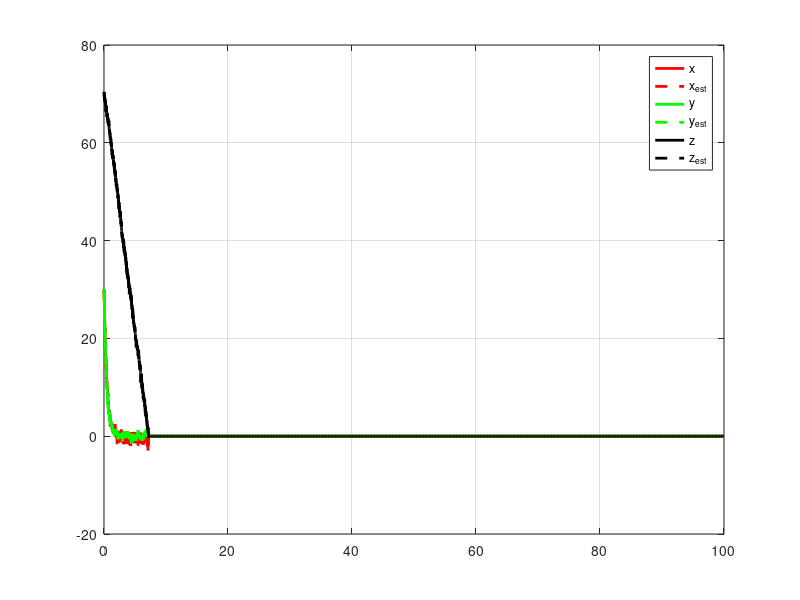
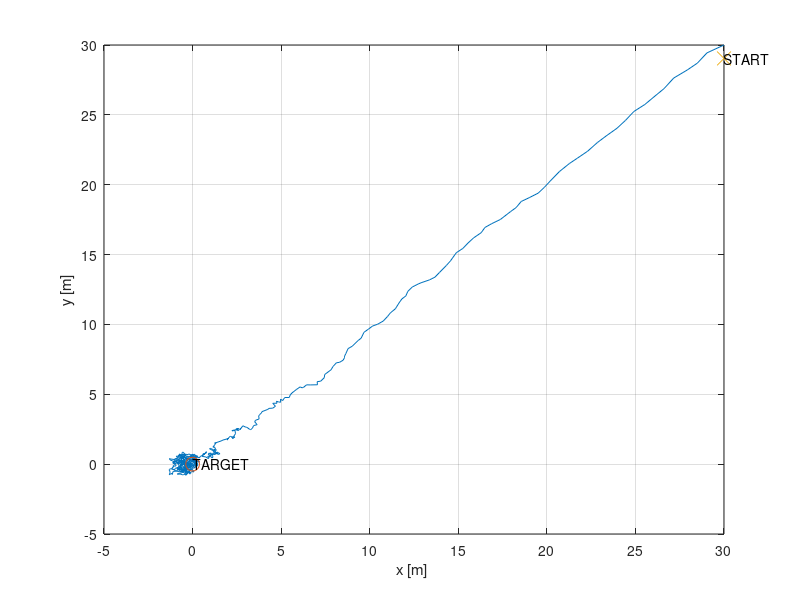
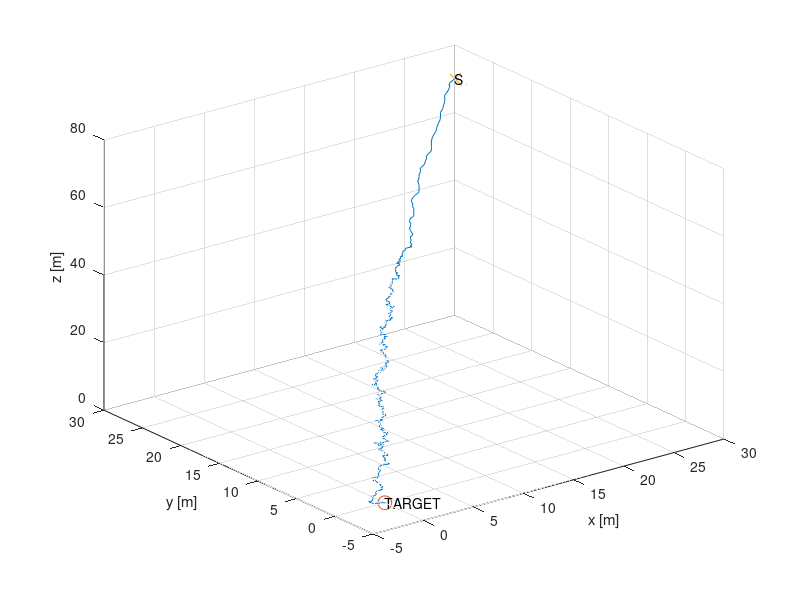
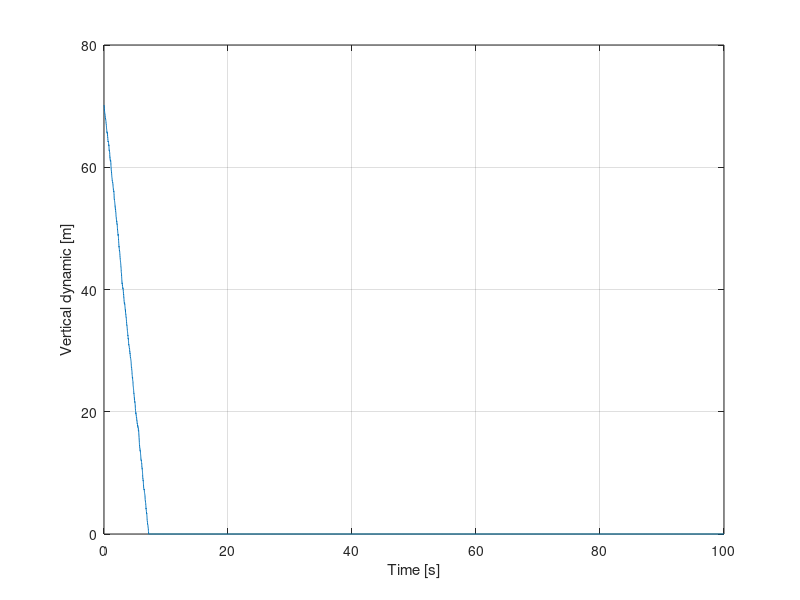

Source code (MATLAB) for these figures, in order:
clear all;
close all;
clc;

%% Initialization
set(0,'DefaultFigureWindowStyle','docked');
rng(3)

linewidth = 2;
marker_size = 10;

dt = 0.01; % [s]
sim_t = 100; % [s]
I = 1; % inertia
T = sim_t/dt; % number of iterations
t_vect = dt:dt:sim_t;
V_z = 10; % [m/s]

x = ones(3,T); % chute position
u = zeros(2,T); % input matrix
x(:, 1) = [30 30 70]; % initial state
x_est = zeros(3,T);
x_est(:,1) = x(:,1);
P_est = zeros(3,3);
target = [0,0,0]';

% State covariance matrix
R_GPS = rand(3,3)-0.5;
R_GPS = R_GPS*R_GPS'; % bisogna cambiare l'incertezza di theta perche rad

% Input covariance matrix
Q = (rand(2,2)-0.5);
Q = Q*Q';

% Distrubances covariance matrix
L = 5*(rand(4,4)-0.5);
L = L*L';

A = eye(3,3);
B = [dt 0;
     0 dt;
     0 0 ];
G = eye(3,3); % disturbances matrix 
G(:,4) = [0; 0 ;dt]; % add the input to the disturbances

%% LQR

S = 5*[1 0 0;
      0 1 0;
      0 0 1];
R = eye(2,2);
P = cell(1,T);
Sf = 10*[1 0 0;
      0 1 0;
      0 0 1];
P{T} = Sf;

% LQR algorithm
for i=T:-1:2
    P{i-1} = S+A'*P{i}*A-A'*P{i}*B*inv(R+B'*P{i}*B)*B'*P{i}*A;
end

%% Kalman Filter

for t=1:T-1
    nu(:,t) = 0.1*randn(4,1);
    nu(4,:) = -V_z;
    nu_unc(:,t) = nu(:,t) + mvnrnd([0;0;0;0], L)';  % noise on the non controllable inputs 

    % Optimal input
    K = inv(R+B'*P{t+1}*B)*B'*P{t+1}*A;
    u(:,t) = -K*(x_est(:,t)-target);

    % State Update
    x(:, t+1) = A*x(:,t)+B*u(:,t)+G*nu(:,t);
    
    % Predictions
    x_est(:, t+1) = A*x_est(:,t)+B*u(:,t)+G*nu_unc(:,t);
    P_est = A*P_est*A' + B*Q*B' + G*L*G';
    % Measurements update
    z_GPS = x(:,t+1) + mvnrnd([0;0;0], R_GPS)';
    Innovation = z_GPS - x_est(:,t+1);
    H_GPS = eye(3,3);
    % Updated Kalman estimates
    S_Inno = H_GPS*P_est*H_GPS' + R_GPS; % covariance of inno
    W = P_est*H_GPS'*inv(S_Inno); % kalman filter gain
    x_est(:,t+1) = x_est(:,t+1) + W*Innovation; % updated state estimate
    P_est = (eye(3) - W*H_GPS)*P_est; % updated cov matrix
    
    if x(3,t) < 0
       x(:,t:T) = zeros(3,T-t+1);
        break
    end
end

%% Plot

figure(1)
plot(t_vect, x(1,:), 'r', 'LineWidth', linewidth)
hold on
plot(t_vect, x_est(1,:), 'r--', 'LineWidth', linewidth)
plot(t_vect, x(2,:), 'g', 'LineWidth', linewidth)
plot(t_vect, x_est(2,:), 'g--', 'LineWidth', linewidth)
plot(t_vect, x(3,:), 'k', 'LineWidth', linewidth)
plot(t_vect, x_est(3,:), 'k--', 'LineWidth', linewidth)
grid on
legend('x', 'x_{est}', 'y', 'y_{est}', 'z', 'z_{est}', 'Location','best')

figure(2) 
plot(x(1,:), x(2, :)) 
hold on 
plot(target(1), target(2), 'o', 'MarkerSize', marker_size); 
text(target(1), target(2), 'TARGET') 
plot(x(1, 1), x(1,2), 'x', 'MarkerSize', marker_size); 
text(x(1, 1), x(1,2), 'START') 
xlabel('x [m] ') 
ylabel('y [m]') 
grid on 
 
figure(3) 
plot3(x(1,:), x(2, :), x(3, :)) 
hold on 
plot3(target(1), target(2), target(3), 'o', 'MarkerSize', marker_size); 
text(target(1), target(2), target(3), 'TARGET') 
plot3(x(1, 1), x(2,1), x(3, 1), 'x', 'MarkerSize', marker_size); 
text(x(1, 1), x(2,1), x(3, 1), 'START') 
xlabel('x [m] ') 
ylabel('y [m]') 
zlabel('z [m]') 
grid on 
 
figure(4) 
plot(t_vect, x(3, :)) 
xlabel('Time [s]') 
ylabel('Vertical dynamic [m]') 
grid on

figure(5)
plot(t_vect, u(1,:), 'r', 'LineWidth', linewidth)
hold on
plot(t_vect, u(2,:), 'g', 'LineWidth', linewidth)
grid on
legend('V_{x}', 'V_{y}', 'Location','best')